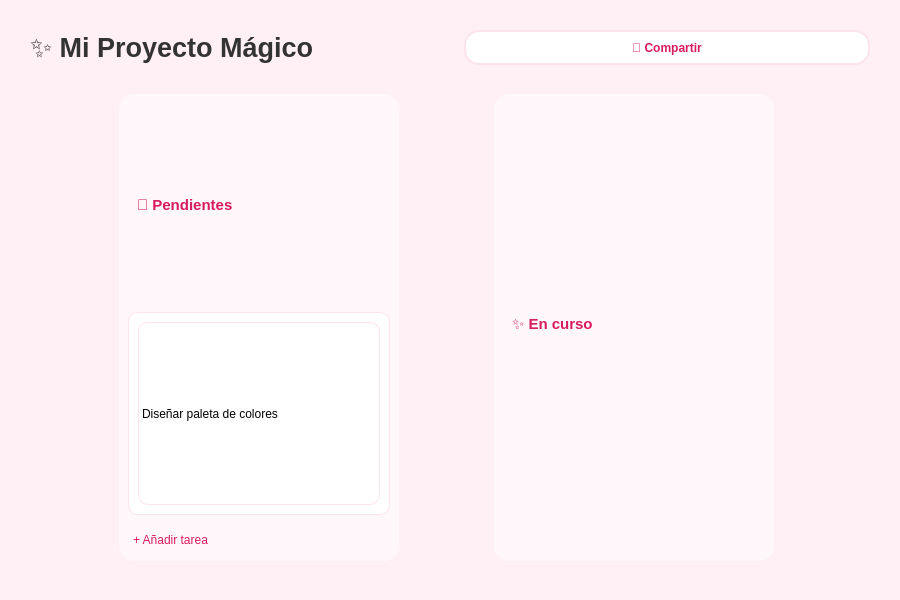
<?xml version="1.0" encoding="UTF-8"?>
<ui version="4.0">
 <class>ProjectView</class>
 <widget class="QWidget" name="ProjectView">
  <property name="geometry">
   <rect>
    <x>0</x>
    <y>0</y>
    <width>900</width>
    <height>600</height>
   </rect>
  </property>
  <property name="windowTitle">
   <string>Tablero de Proyecto</string>
  </property>
  <property name="styleSheet">
   <string notr="true">QWidget#ProjectView {
    background-color: #FFF0F5;
}</string>
  </property>
  <layout class="QVBoxLayout" name="mainLayout">
   <property name="spacing">
    <number>20</number>
   </property>
   <property name="leftMargin">
    <number>30</number>
   </property>
   <property name="topMargin">
    <number>30</number>
   </property>
   <property name="rightMargin">
    <number>30</number>
   </property>
   <property name="bottomMargin">
    <number>30</number>
   </property>
   <item>
    <layout class="QHBoxLayout" name="headerLayout">
     <item>
      <widget class="QLabel" name="lblProjectTitle">
       <property name="font">
        <font>
         <family>Segoe UI</family>
         <pointsize>20</pointsize>
         <weight>75</weight>
         <bold>true</bold>
        </font>
       </property>
       <property name="text">
        <string>✨ Mi Proyecto Mágico</string>
       </property>
       <property name="styleSheet">
        <string notr="true">color: #333;</string>
       </property>
      </widget>
     </item>
     <item>
      <spacer name="horizontalSpacer">
       <property name="orientation">
        <enum>Qt::Horizontal</enum>
       </property>
      </spacer>
     </item>
     <item>
      <widget class="QPushButton" name="btnInvite">
       <property name="minimumSize">
        <size><width>100</width><height>35</height></size>
       </property>
       <property name="text">
        <string>👥 Compartir</string>
       </property>
       <property name="styleSheet">
        <string notr="true">
         QPushButton {
          background-color: white;
          color: #D81B60;
          border: 2px solid #FCE4EC;
          border-radius: 15px;
          font-weight: bold;
         }
         QPushButton:hover {
          background-color: #FCE4EC;
         }
        </string>
       </property>
      </widget>
     </item>
    </layout>
   </item>
   <item>
    <widget class="QScrollArea" name="scrollArea">
     <property name="widgetResizable">
      <bool>true</bool>
     </property>
     <property name="frameShape">
      <enum>QFrame::NoFrame</enum>
     </property>
     <property name="styleSheet">
      <string notr="true">background: transparent;</string>
     </property>
     <widget class="QWidget" name="scrollAreaWidgetContents">
      <layout class="QHBoxLayout" name="columnsLayout">
       <property name="spacing">
        <number>15</number>
       </property>
       
       <item>
        <widget class="QFrame" name="colTodo">
         <property name="minimumSize">
          <size><width>280</width><height>0</height></size>
         </property>
         <property name="maximumSize">
          <size><width>280</width><height>16777215</height></size>
         </property>
         <property name="styleSheet">
          <string notr="true">
           QFrame#colTodo {
            background-color: rgba(255, 255, 255, 0.5);
            border-radius: 15px;
           }
          </string>
         </property>
         <layout class="QVBoxLayout" name="vLayoutTodo">
          <item>
           <widget class="QLabel" name="lblTodo">
            <property name="text">
             <string>🌸 Pendientes</string>
            </property>
            <property name="font">
             <font><family>Segoe UI</family><pointsize>11</pointsize><bold>true</bold></font>
            </property>
            <property name="styleSheet">
             <string notr="true">color: #D81B60; padding: 5px;</string>
            </property>
           </widget>
          </item>
          <item>
           <widget class="QFrame" name="card1">
            <property name="styleSheet">
             <string notr="true">
              QFrame {
               background-color: white;
               border-radius: 10px;
               border: 1px solid #FCE4EC;
              }
             </string>
            </property>
            <layout class="QVBoxLayout" name="vLayoutCard1">
             <item>
              <widget class="QLabel" name="txtCard1">
               <property name="text">
                <string>Diseñar paleta de colores</string>
               </property>
               <property name="wordWrap">
                <bool>true</bool>
               </property>
              </widget>
             </item>
            </layout>
           </widget>
          </item>
          <item>
           <spacer name="vSpacerTodo">
            <property name="orientation"><enum>Qt::Vertical</enum></property>
           </spacer>
          </item>
          <item>
           <widget class="QPushButton" name="btnAddTodo">
            <property name="text"><string>+ Añadir tarea</string></property>
            <property name="styleSheet">
             <string notr="true">
              QPushButton {
               border: none;
               color: #D81B60;
               text-align: left;
               padding: 5px;
              }
              QPushButton:hover { color: #C2185B; }
             </string>
            </property>
           </widget>
          </item>
         </layout>
        </widget>
       </item>

       <item>
        <widget class="QFrame" name="colDoing">
         <property name="minimumSize">
          <size><width>280</width><height>0</height></size>
         </property>
         <property name="maximumSize">
          <size><width>280</width><height>16777215</height></size>
         </property>
         <property name="styleSheet">
          <string notr="true">
           QFrame#colDoing {
            background-color: rgba(255, 255, 255, 0.5);
            border-radius: 15px;
           }
          </string>
         </property>
         <layout class="QVBoxLayout" name="vLayoutDoing">
          <item>
           <widget class="QLabel" name="lblDoing">
            <property name="text"><string>✨ En curso</string></property>
            <property name="font">
             <font><family>Segoe UI</family><pointsize>11</pointsize><bold>true</bold></font>
            </property>
            <property name="styleSheet"><string notr="true">color: #D81B60; padding: 5px;</string></property>
           </widget>
          </item>
          <item>
           <spacer name="vSpacerDoing">
            <property name="orientation"><enum>Qt::Vertical</enum></property>
           </spacer>
          </item>
         </layout>
        </widget>
       </item>

       <item>
        <spacer name="horizontalSpacer_2">
         <property name="orientation"><enum>Qt::Horizontal</enum></property>
        </spacer>
       </item>
      </layout>
     </widget>
    </widget>
   </item>
  </layout>
 </widget>
</ui>
